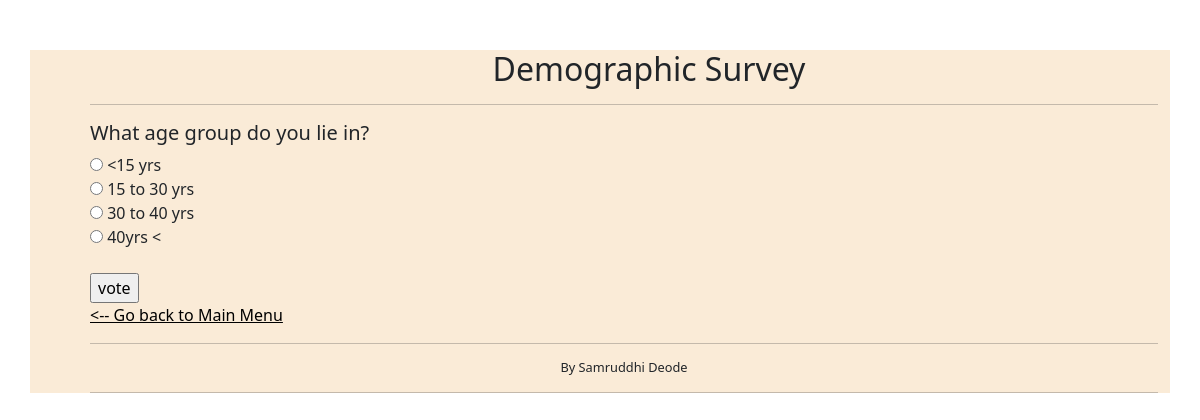
Page /polls/9/ on the committed database.
### polls/models.py (models this page shows, shortened)
class Question(models.Model):
    question_text = models.CharField(max_length=200)
    pub_date = models.DateTimeField('date published')

class Choice(models.Model):
    choice_text = models.CharField(max_length=200)
    no_votes = models.IntegerField(default=0)
    question = models.ForeignKey(Question, on_delete = models.CASCADE)

### polls/views.py (the view)
# urls.py: path('<int:question_id>/', views.details, name="details"),
def details(request, question_id):
    question = Question.objects.get(id=question_id)
    context = {'question': question}
    return render(request, 'polls/details.html', context)

### template/polls/details.html (shortened to what this page needs)
{% extends 'polls/base.html' %}
{% load static %}
{% block main_content %}
<h5> {{question.question_text}} </h5>
<form action = "/polls/{{question.id}}/votes" method = "post">
    {% for ch in question.choice_set.all %}
        <input type='radio' name='choice' id="choice {{forloop.counter}}" value = "{{ch.id}}"/>
        <label for="choice {{forloop.counter}}">{{ch.choice_text}}</label><br>
    {% endfor %}
    <br>
    <input type= 'submit' value ="vote"/>
</form>
<a href="{% url 'polls:index' %}" style="color: black;"><-- Go back to Main Menu</a>
{% endblock %}

### rows in the picture
Question: question_text "What age group do you lie in?"
Choice: choice_text "<15 yrs"
Choice: choice_text "15 to 30 yrs"
Choice: choice_text "30 to 40 yrs"
Choice: choice_text "40yrs <"
